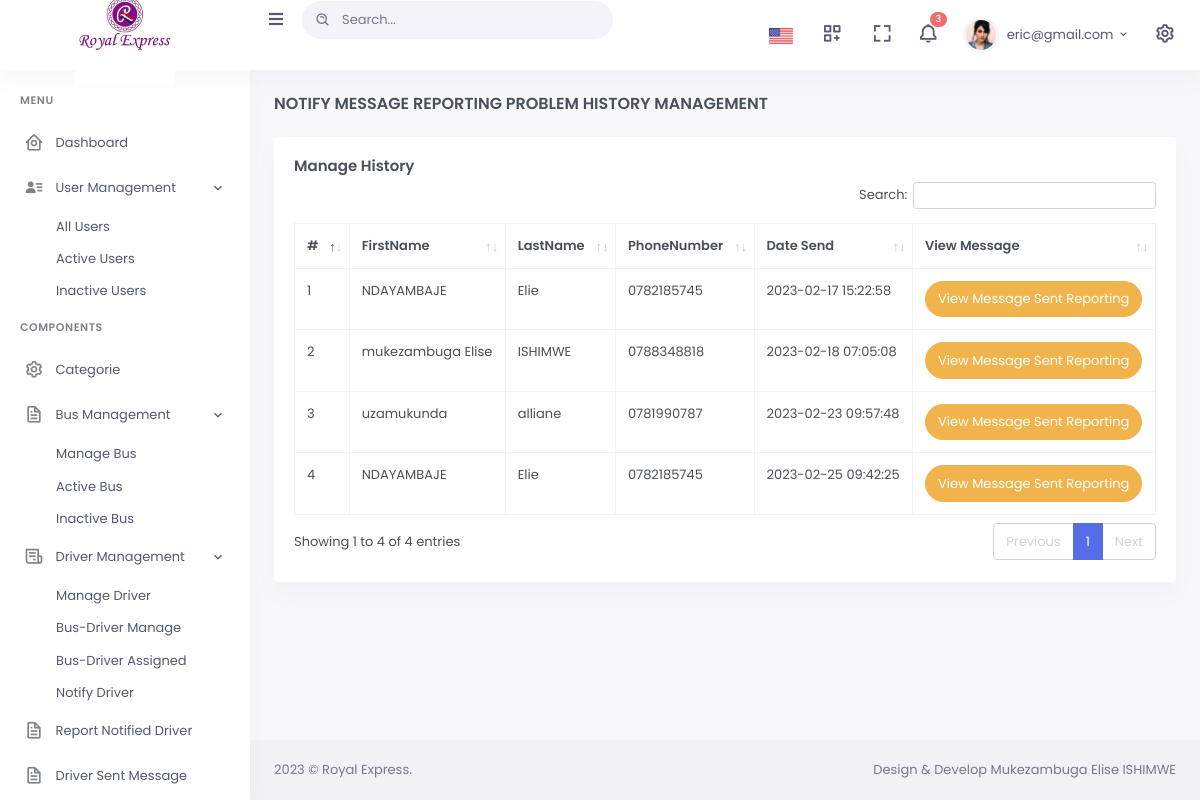
Screenshot of /admin/messagesentdriver.php (signed in) with the database file from the repository.
### tables this page shows
CREATE TABLE `problemdriver_tbl` (
  `pro_id` int(11) NOT NULL,
  `user_id` int(11) NOT NULL,
  `message` varchar(2000) NOT NULL,
  `status` int(11) NOT NULL,
  `date_send` timestamp NOT NULL DEFAULT current_timestamp()
);

CREATE TABLE `users` (
  `user_id` int(11) NOT NULL,
  `firstname` varchar(56) NOT NULL,
  `lastname` varchar(45) NOT NULL,
  `email` varchar(34) NOT NULL,
  `phonenumber` varchar(33) NOT NULL,
  `password` varchar(100) NOT NULL,
  `status` int(11) NOT NULL,
  `role` varchar(65) NOT NULL,
  `created_on` date NOT NULL DEFAULT current_timestamp(),
  `status1` varchar(11) DEFAULT NULL
);

### admin/messagesentdriver.php (the view, shortened to what this page needs)
<!doctype html>
<html lang="en">
<head>
        <link href="assets/libs/datatables.net-bs4/css/dataTables.bootstrap4.min.css" rel="stylesheet" type="text/css" />
        <link href="assets/libs/datatables.net-buttons-bs4/css/buttons.bootstrap4.min.css" rel="stylesheet" type="text/css" />
        <link href="assets/libs/datatables.net-responsive-bs4/css/responsive.bootstrap4.min.css" rel="stylesheet" type="text/css" />
        <link href="assets/css/bootstrap.min.css" id="bootstrap-style" rel="stylesheet" type="text/css" />
        <link href="assets/css/icons.min.css" rel="stylesheet" type="text/css" />
        <link href="assets/css/app.min.css" id="app-style" rel="stylesheet" type="text/css" />
    </head>
    <body data-sidebar="" data-layout-mode="light">
        <div id="layout-wrapper">
           <?php
           include('include/header.php');
           ?>
            <?php
           include('include/navbar.php');
           ?>
            <div class="main-content">
                <div class="page-content">
                    <div class="container-fluid">
                        <div class="row">
                            <div class="col-12">
                                <div class="page-title-box d-sm-flex align-items-center justify-content-between">
                                    <h4 class="mb-sm-0 font-size-18">Notify Message Reporting Problem History Management</h4>
                                </div>
                            </div>
                        </div>
                        <div class="row">
                            <div class="col-12">
                                <div class="card">
                                    <div class="card-body">
                                        <h4 class="card-title">Manage History</h4>
                                        <table id="datatable-buttons" class="table table-bordered dt-responsive nowrap w-100">
                                            <thead>
                                            <tr><th>#</th>
                                                <th>FirstName</th>
                                                <th>LastName</th>
                                                <th>PhoneNumber</th>
                                                <th>Date Send</th>
                                                <th>View Message</th>
                                            </tr>
                                            </thead>
                                            <tbody>
                                            <?php
                                                $select = mysqli_query($con,"SELECT users.firstname,users.lastname,users.phonenumber,problemdriver_tbl.message,problemdriver_tbl.pro_id,problemdriver_tbl.date_send FROM problemdriver_tbl JOIN users ON users.user_id=problemdriver_tbl.user_id");
                                                $i=0;
                                                while ($row = mysqli_fetch_array($select)) {
                                                    $i++;
                                            ?>
                                            <tr>
                                                <td><?php echo $i ?></td>
                                                <td><?php echo $row['firstname'];?></td>
                                                <td><?php echo $row['lastname'];?></td>
                                                <td><?php echo $row['phonenumber'];?></td>
                                                <td><?php echo $row['date_send'];?></td>
                                                <td>
                                                            <div class="d-flex gap-3">
                                                            <button type="button" class="btn btn-warning btn-rounded waves-effect waves-light" data-bs-toggle="modal" data-bs-target=".orderdetailsModal<?= $row['pro_id']; ?>">View Message Sent Reporting</button>
                                                            </div>
                </div>
                                            <?php
                                                }
                                            ?>
                                    </div>
                                </div>
                            </div>
                        </div>
               <?php
               include('include/footer.php');
               ?>
    </body>
</html>

### rows the page displays
problemdriver_tbl: user.firstname "NDAYAMBAJE", user.lastname "Elie", user.phonenumber "0782185745", date_send "2023-02-17 15:22:58"
problemdriver_tbl: user.firstname "mukezambuga Elise", user.lastname "ISHIMWE", user.phonenumber "0788348818", date_send "2023-02-18 07:05:08"
problemdriver_tbl: user.firstname "uzamukunda", user.lastname "alliane", user.phonenumber "0781990787", date_send "2023-02-23 09:57:48"
problemdriver_tbl: user.firstname "NDAYAMBAJE", user.lastname "Elie", user.phonenumber "0782185745", date_send "2023-02-25 09:42:25"

### other values shown
$total "3"
$_SESSION['email'] "eric@gmail.com"
